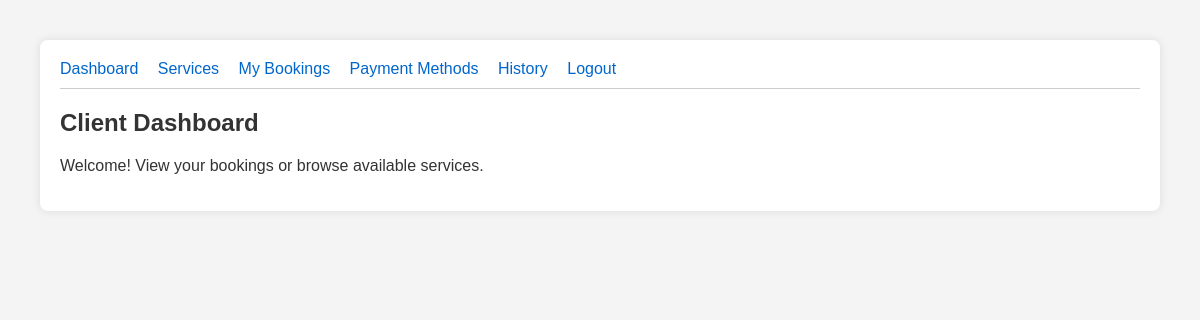
The page /client/dashboard (signed in) on the database as committed earlier.
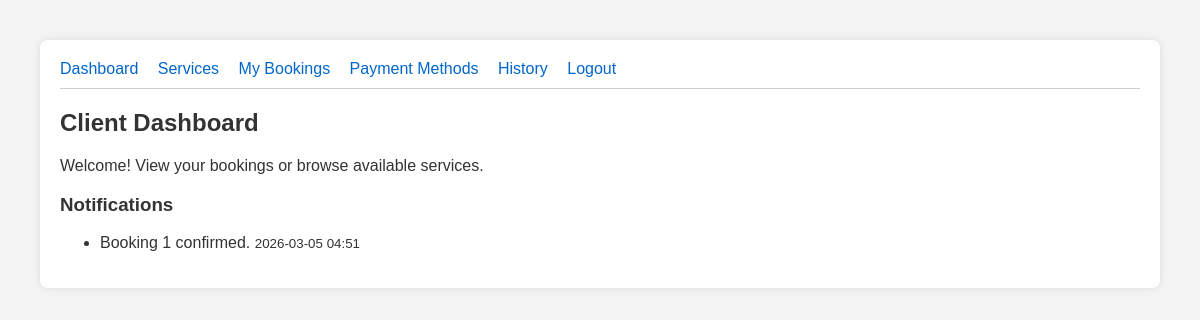
The same page on the database as committed later.
### Backend/models.py (models this page shows)
class Notification(db.Model):
    id = db.Column(db.Integer, primary_key=True)
    user_id = db.Column(db.Integer, db.ForeignKey('user.id'), nullable=False)
    message = db.Column(db.String(255), nullable=False)
    is_read = db.Column(db.Boolean, default=False)
    created_at = db.Column(db.DateTime, default=datetime.utcnow)

### Backend/routes/client.py (the view)
    def wrap(*args, **kwargs):
        if 'user_id' not in session or session.get('role') != 'client':
            return redirect(url_for('auth.login'))
        return f(*args, **kwargs)

### Backend/routes/client.py (called while the page is built)
def client_required(f):
    def wrap(*args, **kwargs):
        if 'user_id' not in session or session.get('role') != 'client':
            return redirect(url_for('auth.login'))
        return f(*args, **kwargs)
    wrap.__name__ = f.__name__
    return wrap

@client_bp.route('/dashboard')
@client_required
def dashboard():
    notifications = Notification.query.filter_by(
        user_id=session['user_id'],
        is_read=False
    ).order_by(Notification.created_at.desc()).all()
    return render_template('client/dashboard.html', notifications=notifications)

### Frontend/templates/client/dashboard.html
{% extends 'base.html' %}
{% block content %}
<h2>Client Dashboard</h2>
<p>Welcome! View your bookings or browse available services.</p>
{% if notifications %}
<div class="notifications">
  <h3>Notifications</h3>
  <ul>
    {% for notif in notifications %}
      <li>{{ notif.message }} <small>{{ notif.created_at.strftime('%Y-%m-%d %H:%M') }}</small></li>
    {% endfor %}
  </ul>
</div>
{% endif %}
{% endblock %}

Rows that differ between the two databases and show on the page:
added Notification: message "Booking 1 confirmed.", created_at "2026-03-05 04:51"
Other text that changed with them:
text now shown: "Notifications"
